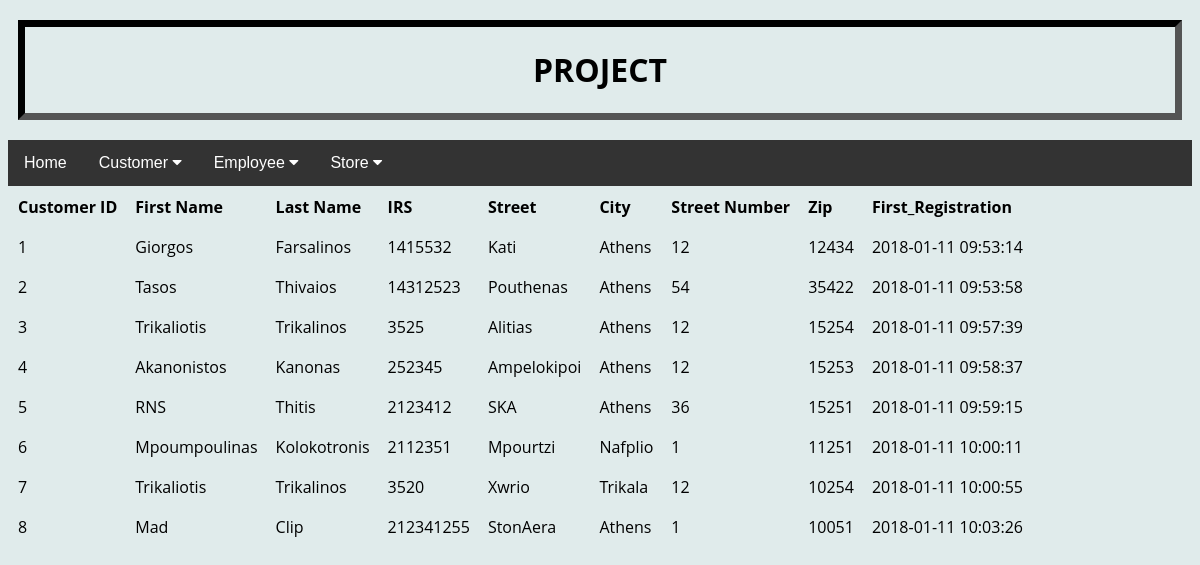
The app's page /php/viewCustomers.php with its own data.
### tables this page shows
CREATE TABLE `Customer` (
  `Customer_ID` int(30) NOT NULL,
  `IRS` int(20) UNSIGNED NOT NULL,
  `Social_Security_Number` varchar(30) NOT NULL,
  `Last_Name` varchar(30) NOT NULL,
  `First_Name` varchar(30) NOT NULL,
  `Driver_License` varchar(30) NOT NULL,
  `First_Registration` datetime DEFAULT NULL,
  `City` varchar(30) NOT NULL,
  `Postal_Code` int(20) UNSIGNED DEFAULT NULL,
  `Street` varchar(30) NOT NULL,
  `Street_Number` int(20) UNSIGNED DEFAULT NULL
);

### php/viewCustomers.php (the view, shortened to what this page needs)
<html>
<head>
<link rel="stylesheet" href="https://cdnjs.cloudflare.com/ajax/libs/font-awesome/4.7.0/css/font-awesome.min.css">
</head>
<body>
<div id="logo">
    <h1>PROJECT</h1>
</div>
<?php
require_once('../root/connect.php');
$query = "SELECT Customer_ID, First_Name, Last_Name, IRS, Street, City,
    Street_Number, Postal_Code, First_Registration FROM Customer";
$response = @mysqli_query($dbc, $query);
if($response){
    echo '<table align = "left" cellscpacing = "5" cellpadding = "8">
        <tr><td align="left"><b>Customer ID</b></td>
        <td align="left"><b>First Name</b></td>
        <td align="left"><b>Last Name</b></td>
        <td align="left"><b>IRS</b></td>
        <td align="left"><b>Street</b></td>
        <td align="left"><b>City</b></td>
        <td align="left"><b>Street Number</b></td>
        <td align="left"><b>Zip</b></td>
        <td align="left"><b>First_Registration</b></td></tr>';
    while($row = mysqli_fetch_array($response)){
            echo '<tr><td align="left">' .
            $row['Customer_ID'] . '</td><td align="left">' .
            $row['First_Name'] . '</td><td align="left">' .
            $row['Last_Name'] . '</td><td align="left">' .
            $row['IRS'] . '</td><td align="left">' .
            $row['Street'] . '</td><td align="left">' .
            $row['City'] . '</td><td align="left">' .
            $row['Street_Number'] . '</td><td align="left">' .
            $row['Postal_Code'] . '</td><td align="left">' .
            $row['First_Registration'] . '</td>';
        echo '</tr>';
    }
    echo '</table>';
}
else {
    echo "Couldn't issue database query<br />";
    echo mysqli_error($dbc);
}
?>
</body>
</html>

### records on screen
customer: Customer_ID "1", First_Name "Giorgos", Last_Name "Farsalinos", IRS "1415532", Street "Kati", City "Athens", Street_Number "12", Postal_Code "12434", First_Registration "2018-01-11 09:53:14"
customer: Customer_ID "2", First_Name "Tasos", Last_Name "Thivaios", IRS "14312523", Street "Pouthenas", City "Athens", Street_Number "54", Postal_Code "35422", First_Registration "2018-01-11 09:53:58"
customer: Customer_ID "3", First_Name "Trikaliotis", Last_Name "Trikalinos", IRS "3525", Street "Alitias", City "Athens", Street_Number "12", Postal_Code "15254", First_Registration "2018-01-11 09:57:39"
customer: Customer_ID "4", First_Name "Akanonistos", Last_Name "Kanonas", IRS "252345", Street "Ampelokipoi", City "Athens", Street_Number "12", Postal_Code "15253", First_Registration "2018-01-11 09:58:37"
customer: Customer_ID "5", First_Name "RNS", Last_Name "Thitis", IRS "2123412", Street "SKA", City "Athens", Street_Number "36", Postal_Code "15251", First_Registration "2018-01-11 09:59:15"
customer: Customer_ID "6", First_Name "Mpoumpoulinas", Last_Name "Kolokotronis", IRS "2112351", Street "Mpourtzi", City "Nafplio", Street_Number "1", Postal_Code "11251", First_Registration "2018-01-11 10:00:11"
customer: Customer_ID "7", First_Name "Trikaliotis", Last_Name "Trikalinos", IRS "3520", Street "Xwrio", City "Trikala", Street_Number "12", Postal_Code "10254", First_Registration "2018-01-11 10:00:55"
customer: Customer_ID "8", First_Name "Mad", Last_Name "Clip", IRS "212341255", Street "StonAera", City "Athens", Street_Number "1", Postal_Code "10051", First_Registration "2018-01-11 10:03:26"
